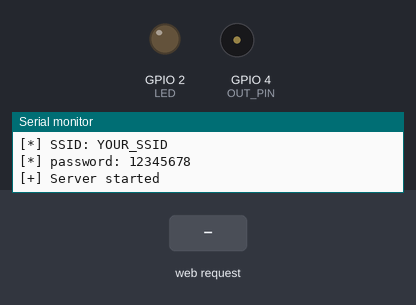
The sketch below on a simulated ESP8266 (NodeMCU). Parts: output pins drawn as LEDs (lit = HIGH), buzzer (waves = sounding), the last lines printed to the serial monitor. The test bench sets the inputs (shaded band).

Above: at 1.2 s.
1.3 s: HTTP request GET /turn_off received
At 2.1 s:
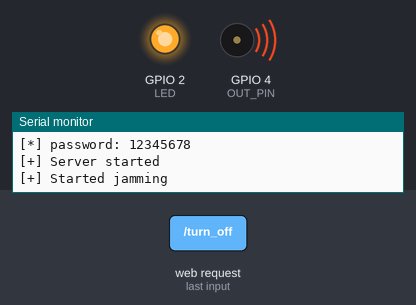
2.8 s: HTTP request GET /turn_on received
At 3.3 s:
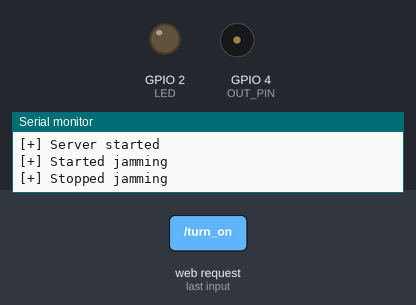
Timing chart, 0 to 5.8 s (numbered marks = the images above; inputs shaded):
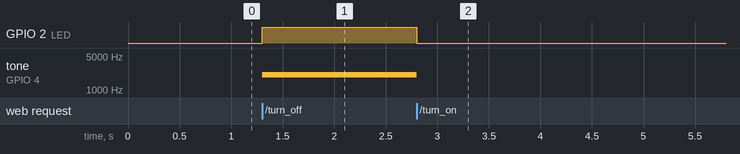

The sketch:

433mhz_jam.ino
```cpp
#include <Arduino.h>
#ifdef ESP32
#include <WiFi.h>
#include <AsyncTCP.h>
#elif defined(ESP8266)
#include <ESP8266WiFi.h>
#include <ESPAsyncTCP.h>
#endif
#include <ESPAsyncWebServer.h>

// use first channel of 16 channels (started from zero)
#define LEDC_CHANNEL_0     0
// use 12 bit precission for LEDC timer
#define LEDC_TIMER_12_BIT  12
// use 5000 Hz as a LEDC base frequency
#define LEDC_BASE_FREQ     5000

// jamming output pin
#define OUT_PIN 4
// built-in LED pin
#define LED 2

// Create AsyncWebServer object on port 80
AsyncWebServer server(80);

// SSID & Password
const char* ssid = "YOUR_SSID";  // Enter your SSID here
const char* password = "12345678";  //Enter your Password here

// turn on html page
const char * turn_on_html PROGMEM = "<!DOCTYPE html>"
"<html>"
"<head>"
"<title> 433Mhz Jam Control Panel </title>"
"<style>"
".button {"
"  border: none;"
"  color: white;"
"  padding: 15px 32px;"
"  text-align: center;"
"  display: inline-block;"
"  font-size: 58px;"
"  margin: 4px 2px;"
"  border-radius: 15px;"
"  font-family: sans-serif;"
"  cursor: pointer;"
"}"
""
".center {"
"  position:absolute;"
"  top:50%;"
"  left:50%;"
"  width :200px;"
"  height:200px;"
"  margin-left:-140px;"
"  margin-top:-100px;"
"}"
""
".button_green {background-color: green;}"
"</style>"
"</head>"

"<div class=\"center\">"
" <a href=\"turn_off\">"
"    <button class=\"button button_green\">"
"    Start jamming"
"    </button>"
"  </a>"
"</div>"
""
"</body>"
"</html>";


// turn off html page
const char * turn_off_html PROGMEM = "<!DOCTYPE html>"
"<html>"
"<head>"
"<title>  433Mhz Jam Control Panel </title>"
"<style>"
".button {"
"  border: none;"
"  color: white;"
"  padding: 15px 32px;"
"  text-align: center;"
"  display: inline-block;"
"  font-size: 58px;"
"  margin: 4px 2px;"
"  border-radius: 15px;"
"  font-family: sans-serif;"
"  cursor: pointer;"
"}"
""
".center {"
"  position:absolute;"
"  top:50%;"
"  left:50%;"
"  width :200px;"
"  height:200px;"
"  margin-left:-140px;"
"  margin-top:-100px;"
"}"
""
".button_red {background-color: red;}"
"</style>"
"</head>"

"<div class=\"center\">"
" <a href=\"turn_on\">"
"    <button class=\"button button_red\">"
"    Stop jamming"
"    </button>"
"  </a>"
"</div>"
""
"</body>"
"</html>";


// IP Address details
IPAddress local_ip(192, 168, 2, 1);
IPAddress gateway(192, 168, 2, 1);
IPAddress subnet(255, 255, 255, 0);

int jam_flag = 0;

void setup()
{
  pinMode(LED, OUTPUT);

  #ifdef ESP32
    ledcSetup(LEDC_CHANNEL_0, LEDC_BASE_FREQ, LEDC_TIMER_12_BIT);
    ledcAttachPin(OUT_PIN, LEDC_CHANNEL_0);
  #else
    pinMode(OUT_PIN, OUTPUT);
  #endif

  // Serial port for debugging purposes
  Serial.begin(115200);
  WiFi.mode(WIFI_STA);
  Serial.println();
  Serial.println("[+] Configuring access point...");

  if (!WiFi.softAP(ssid, password, 6, 1, 2, false))  // Channel 6, SSID Hidden, Max Connections: 2
  {
    Serial.print("[!] Soft AP creation failed.");
    while(1);
  }
  WiFi.softAPConfig(local_ip, gateway, subnet);
  IPAddress myIP = WiFi.softAPIP();
  Serial.print("[*] SSID: ");
  Serial.println(ssid);
  Serial.print("[*] password: ");
  Serial.println(password);

  // Routes for web pages
  // root "/"
  server.on("/", HTTP_GET, [](AsyncWebServerRequest *request)
  {
    request->send_P(200, "text/html", turn_on_html);
  });

  // turn on page "/turn_on"
  server.on("/turn_on", HTTP_GET, [](AsyncWebServerRequest *request)
  {
    jam_flag = 0;
    toggle_jamming(jam_flag);
    request->send_P(200, "text/html", turn_on_html);
  });

  // turn off page "/turn_off"
  server.on("/turn_off", HTTP_GET, [](AsyncWebServerRequest *request)
  {
    jam_flag = 1;
    toggle_jamming(jam_flag);
    request->send_P(200, "text/html", turn_off_html);
  });

  // Start server
  server.begin();

  Serial.println("[+] Server started");

}

void toggle_jamming(int jam_flag)
{
  if(jam_flag == 1)
  {
    #ifdef ESP32
      ledcWrite(LEDC_CHANNEL_0, 2047);        // Using Duty Cycle results in better jamming
    #elif defined(ESP8266)
      tone(OUT_PIN, 2047);
    #endif

    digitalWrite(LED, HIGH);
    Serial.println("[+] Started jamming");
  }
  else
  {
    tone(OUT_PIN, 0);   // send nothing to pin
    digitalWrite(LED, LOW);
    Serial.println("[+] Stopped jamming");
  }

}
void loop()
{
}
```

Measured:
- after the input at 1.3 s, GPIO 2 (LED): LOW → HIGH at once; tone on GPIO 4 (OUT_PIN): silent → 2047 Hz at once
- after the input at 2.8 s, GPIO 2 (LED): HIGH → LOW at once; tone on GPIO 4 (OUT_PIN): 2047 Hz → silent at once
